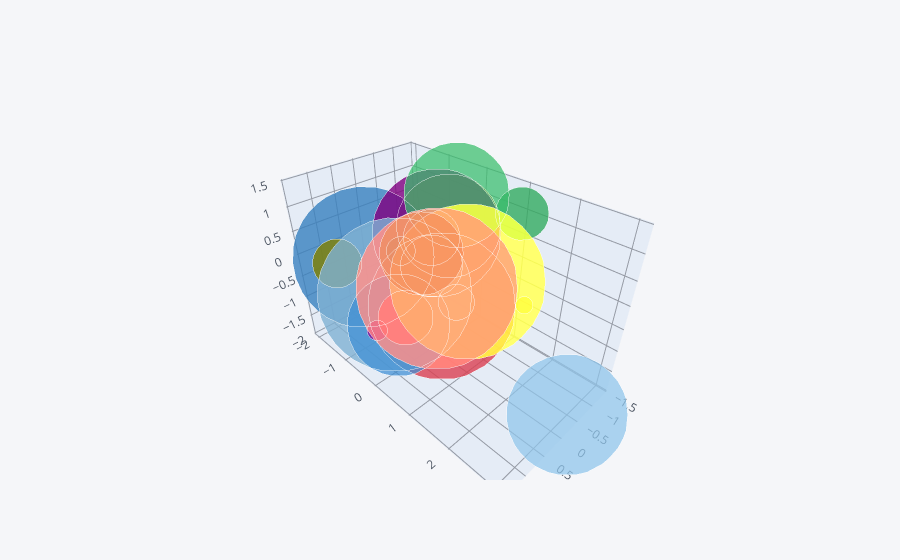

Here is the notebook cell this chart was saved with:
### Code cell
bb.iplot(kind = 'bubble3d', x = 'x', y= 'y', z = 'z', size = 'size')

### Figure 1 — Plotly figure (JSON) as saved in the notebook; plotly's stock layout.template omitted (floating-point values rounded to 4 significant figures)
{"data": [{"marker": {"color": ["rgba(255, 153, 51, 1.0)", "rgba(55, 128, 191, 1.0)", "rgba(50, 171, 96, 1.0)", "rgba(128, 0, 128, 1.0)", "rgba(219, 64, 82, 1.0)", "rgba(0, 128, 128, 1.0)", "rgba(255, 255, 51, 1.0)", "rgba(128, 128, 0, 1.0)", "rgba(251, 128, 114, 1.0)", "rgba(128, 177, 211, 1.0)", "rgba(128, 177, 211, 0.8999999999999999)", "rgba(255, 153, 51, 0.8999999999999999)", "rgba(55, 128, 191, 0.8999999999999999)", "rgba(50, 171, 96, 0.8999999999999999)", "rgba(128, 0, 128, 0.8999999999999999)", "rgba(219, 64, 82, 0.8999999999999999)", "rgba(0, 128, 128, 0.8999999999999999)", "rgba(255, 255, 51, 0.8999999999999999)", "rgba(128, 128, 0, 0.8999999999999999)", "rgba(251, 128, 114, 0.8999999999999999)"], "opacity": 0.8, "size": [72, 98, 37, 89, 102, 43, 39, 34, 25, 107, 84, 12, 71, 73, 14, 38, 20, 108, 58, 112], "symbol": "circle"}, "mode": "markers", "text": ["0", "1", "2", "3", "4", "5", "6", "7", "8", "9", "10", "11", "12", "13", "14", "15", "16", "17", "18", "19"], "type": "scatter3d", "x": [-0.9054, 0.1921, -0.5785, -0.2317, -0.2654, -1.193, -0.628, 1.007, -1.412, 1.156, -0.2778, -1.032, 0.782, -0.6048, 1.432, 0.8466, 0.2938, -0.1391, 0.937, -0.762], "y": [-0.4736, -1.991, 1.521, -0.1069, -0.05211, -1.31, -0.653, -1.618, -0.6948, 0.324, 3.061, 1.467, -0.1208, 0.03845, 0.1684, 0.216, -0.4799, 0.7609, 0.8219, -0.7388], "z": [0.3724, -0.5167, 1.417, 0.6146, -1.049, -1.08, 0.1409, -0.1795, -1.926, 0.1548, -1.75, -0.6567, -0.9851, 1.275, -0.5801, -0.5908, 0.2714, 0.00504, 1.044, -1.187]}], "layout": {"legend": {"bgcolor": "#F5F6F9", "font": {"color": "#4D5663"}}, "paper_bgcolor": "#F5F6F9", "plot_bgcolor": "#F5F6F9", "scene": {"xaxis": {"gridcolor": "#9499A3", "showgrid": true, "tickfont": {"color": "#4D5663"}, "title": {"font": {"color": "#4D5663"}, "text": ""}, "zerolinecolor": "#9499A3"}, "yaxis": {"gridcolor": "#9499A3", "showgrid": true, "tickfont": {"color": "#4D5663"}, "title": {"font": {"color": "#4D5663"}, "text": ""}, "zerolinecolor": "#9499A3"}, "zaxis": {"gridcolor": "#9499A3", "showgrid": true, "tickfont": {"color": "#4D5663"}, "title": {"font": {"color": "#4D5663"}, "text": ""}, "zerolinecolor": "#9499A3"}}, "title": {"font": {"color": "#4D5663"}}}}
